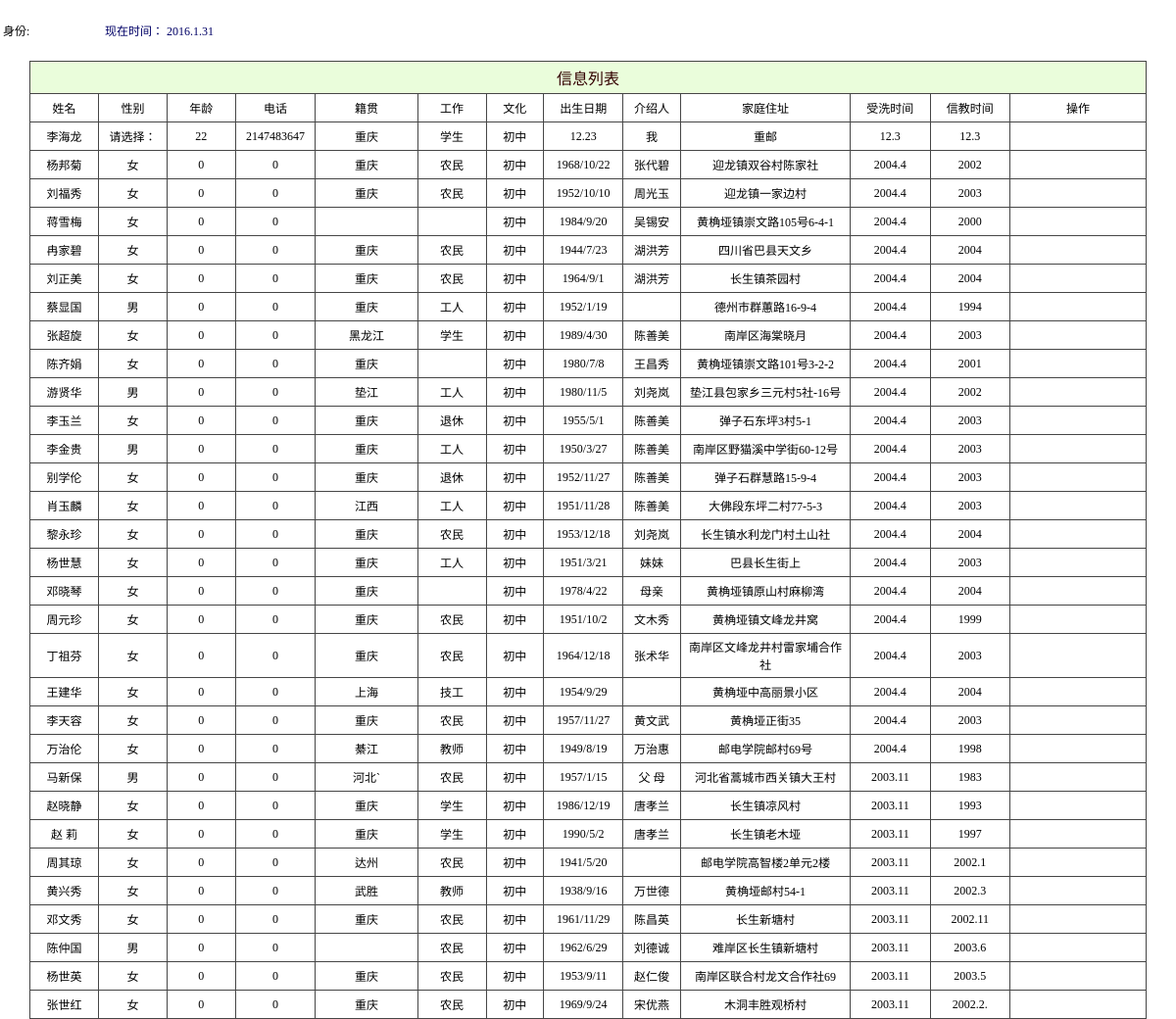
Page /admin/user_xinxi.php?wenhua=初中 on the committed database.
### tables this page shows
CREATE TABLE IF NOT EXISTS `church` (
  `Cid` int(6) NOT NULL AUTO_INCREMENT,
  `sex` varchar(10) NOT NULL,
  `age` int(3) NOT NULL,
  `birth` varchar(20) NOT NULL,
  `paster` varchar(6) NOT NULL,
  `pasterdate` varchar(12) NOT NULL,
  `believedate` varchar(12) NOT NULL,
  `pasterplace` varchar(10) NOT NULL DEFAULT '救主堂',
  `jiguan` varchar(10) NOT NULL,
  `address` varchar(30) NOT NULL,
  `tel` int(20) NOT NULL,
  `wenhua` varchar(6) NOT NULL,
  `job` varchar(6) NOT NULL,
  `deathdate` varchar(8) NOT NULL,
  `txt` varchar(20) NOT NULL,
  `introduce` varchar(5) NOT NULL,
  `name` varchar(6) NOT NULL,
  PRIMARY KEY (`Cid`)
);

### admin/user_xinxi.php (the view, shortened to what this page needs)
<?php
    $query="select * from admin where username='$_SESSION[username]'";
	$result=mysql_query($query);
    $row = mysql_fetch_array($result);
?>
<!DOCTYPE html PUBLIC "-//W3C//DTD XHTML 1.0 Transitional//EN" "http://www.w3.org/TR/xhtml1/DTD/xhtml1-transitional.dtd">
<html xmlns="http://www.w3.org/1999/xhtml">
<head>
<link href="../css/css.css" rel="stylesheet" type="text/css" />
<link href="../css/style.css" rel="stylesheet" type="text/css" />
</head>
<body>
<table width="100%" border="0" cellspacing="0" cellpadding="0">
  <tr>
    <td height="30">      <table width="100%" border="0" cellspacing="0" cellpadding="0">
        <tr>
          <td height="62" background="../images/nav04.gif">
		   <table width="428" border="0">
             <tr>
               <td width="41">身份:</td>
               <td width="55"><span class="button"><?php echo($row["list"]);?></span></td>
               <td width="318"><a href="#" onclick="sousuo()"id="navmenu">
 现在时间：
</a></td>
             </tr>
           </table></td>
        </tr>
    </table></td></tr>
  <tr>
    <td><table id="subtree1" style="DISPLAY: " width="100%" border="0" cellspacing="0" cellpadding="0">
        <tr>
          <td><table width="95%" border="0" align="center" cellpadding="0" cellspacing="0">
              <tr>
                <td height="40" class="font42">
				<table width="100%" border="0" cellpadding="4" cellspacing="1" bgcolor="#464646" class="newfont03">
				 <tr class="CTitle" >
                     <td height="22" colspan="13" align="center" class="select_tr STYLE2" style="font-size:16px">信息列表</td>
                  </tr>
                  </tr>
				  <tr bgcolor="#FFFFFF" style="text-align:center">
				    <td width="6%" height="20">姓名</td>
				    <td width="6%" >性别</td>
				    <td width="6%" >年龄</td>
				    <td width="7%">电话</td>
                    <td width="9%">籍贯</td>
                    <td width="6%">工作</td>
                    <td width="5%">文化</td>
                    <td width="7%">出生日期</td>
                    <td width="5%">介绍人</td>
                    <td width="15%">家庭住址</td>
                    <td width="7%">受洗时间</td>
                    <td width="7%">信教时间</td>
                     <td width="12%">操作</td>
				  </tr>
<?php
$xinxi=array();
$xinxi['name']=$_POST['name'];
$xinxi['sex']=$_POST['sex'];
$xinxi['wenhua']=$_REQUEST['wenhua'];
$xinxi['deathdate']=$_REQUEST['deathdate'];
$xinxi['pasterdate']=$_REQUEST['pasterdate'];
$arr=$xinxi;
foreach( $arr as $k=>$v){
    if( !$v )
        unset( $arr[$k] );
}
 $count=count($arr);
 if($count==1){
 	$OneKey =array_keys($arr);
 	$OneValue=array_values($arr);
 	$sql ="select * from church where {$OneKey[0]} like '%{$OneValue[0]}%'  order by Cid desc " ;
 }
	$result = mysql_query($sql);
while ($row = mysql_fetch_assoc($result)) {
?>
				  <tr bgcolor="#FFFFFF" style="text-align:center">
				    <td height="20"><?php echo ($row["name"]); ?></td>
				    <td ><?php echo ($row["sex"]); ?></td>
				    <td><?php echo ($row["age"]); ?></td>
                    <td><?php echo ($row["tel"]); ?></td>
                    <td><?php echo ($row["jiguan"]); ?></td>
                    <td><?php echo ($row["job"]); ?></td>
                    <td><?php echo ($row["wenhua"]); ?></td>
                    <td><?php echo ($row["birth"]); ?></td>
                    <td><?php echo ($row["introduce"]); ?></td>
                    <td><?php echo ($row["address"]); ?></td>
                    <td><?php echo ($row["pasterdate"]); ?></td>
                    <td><?php echo ($row["believedate"]); ?></td>
                    <td></td>
<?php
}
?>  </tr>
            </table>
      </table>
</table>
</body>
</html>

### css/css.css (style rules this page uses)
.newfont03 { font-family: "����"; font-size: 12px; color: #000000; text-decoration: none; }

### css/style.css (style rules this page uses)
body { margin:0px; }
html { scrollbar-face-color:#CCD0DB; scrollbar-highlight-color:#fff; scrollbar-shadow-color:#fff; scrollbar-3dlight-color:#6795B4; scrollbar-arrow-color:#20669A; scrollbar-track-color:#fff; scrollbar-darkshadow-color:#6795B4; border:0; }
html { overflow-x: hidden; overflow-y: auto; }
TD { font-size: 12px; }
a:link,a:visited { text-decoration:none; color:#006; }
.CTitle { background:#6795B4; padding:5px; text-align:left; color:#FFFFFF; font-size:13px; font-family: Verdana, Arial, Helvetica, sans-serif; }
.select_tr { background-color: #EAFDDB; }

### admin/user_xinxi.php (style rules this page uses)
html { overflow-x: auto; overflow-y: auto; border:0; }

### rows in the picture
church: name "李海龙", sex "请选择：", age "22", tel "2147483647", jiguan "重庆", job "学生", wenhua "初中", birth "12.23", introduce "我", address "重邮", pasterdate "12.3", believedate "12.3"
church: name "杨邦菊", sex "女", age "0", tel "0", jiguan "重庆", job "农民", wenhua "初中", birth "1968/10/22", introduce "张代碧", address "迎龙镇双谷村陈家社", pasterdate "2004.4", believedate "2002"
church: name "刘福秀", sex "女", age "0", tel "0", jiguan "重庆", job "农民", wenhua "初中", birth "1952/10/10", introduce "周光玉", address "迎龙镇一家边村", pasterdate "2004.4", believedate "2003"
church: name "蒋雪梅", sex "女", age "0", tel "0", wenhua "初中", birth "1984/9/20", introduce "吴锡安", address "黄桷垭镇崇文路105号6-4-1", pasterdate "2004.4", believedate "2000"
church: name "冉家碧", sex "女", age "0", tel "0", jiguan "重庆", job "农民", wenhua "初中", birth "1944/7/23", introduce "湖洪芳", address "四川省巴县天文乡", pasterdate "2004.4", believedate "2004"
church: name "刘正美", sex "女", age "0", tel "0", jiguan "重庆", job "农民", wenhua "初中", birth "1964/9/1", introduce "湖洪芳", address "长生镇茶园村", pasterdate "2004.4", believedate "2004"
church: name "蔡显国", sex "男", age "0", tel "0", jiguan "重庆", job "工人", wenhua "初中", birth "1952/1/19", address "德州市群蕙路16-9-4", pasterdate "2004.4", believedate "1994"
church: name "张超旋", sex "女", age "0", tel "0", jiguan "黑龙江", job "学生", wenhua "初中", birth "1989/4/30", introduce "陈善美", address "南岸区海棠晓月", pasterdate "2004.4", believedate "2003"
church: name "陈齐娟", sex "女", age "0", tel "0", jiguan "重庆", wenhua "初中", birth "1980/7/8", introduce "王昌秀", address "黄桷垭镇崇文路101号3-2-2", pasterdate "2004.4", believedate "2001"
church: name "游贤华", sex "男", age "0", tel "0", jiguan "垫江", job "工人", wenhua "初中", birth "1980/11/5", introduce "刘尧岚", address "垫江县包家乡三元村5社-16号", pasterdate "2004.4", believedate "2002"
church: name "李玉兰", sex "女", age "0", tel "0", jiguan "重庆", job "退休", wenhua "初中", birth "1955/5/1", introduce "陈善美", address "弹子石东坪3村5-1", pasterdate "2004.4", believedate "2003"
church: name "李金贵", sex "男", age "0", tel "0", jiguan "重庆", job "工人", wenhua "初中", birth "1950/3/27", introduce "陈善美", address "南岸区野猫溪中学街60-12号", pasterdate "2004.4", believedate "2003"
church: name "别学伦", sex "女", age "0", tel "0", jiguan "重庆", job "退休", wenhua "初中", birth "1952/11/27", introduce "陈善美", address "弹子石群慧路15-9-4", pasterdate "2004.4", believedate "2003"
church: name "肖玉麟", sex "女", age "0", tel "0", jiguan "江西", job "工人", wenhua "初中", birth "1951/11/28", introduce "陈善美", address "大佛段东坪二村77-5-3", pasterdate "2004.4", believedate "2003"
church: name "黎永珍", sex "女", age "0", tel "0", jiguan "重庆", job "农民", wenhua "初中", birth "1953/12/18", introduce "刘尧岚", address "长生镇水利龙门村土山社", pasterdate "2004.4", believedate "2004"
church: name "杨世慧", sex "女", age "0", tel "0", jiguan "重庆", job "工人", wenhua "初中", birth "1951/3/21", introduce "妹妹", address "巴县长生街上", pasterdate "2004.4", believedate "2003"
church: name "邓晓琴", sex "女", age "0", tel "0", jiguan "重庆", wenhua "初中", birth "1978/4/22", introduce "母亲", address "黄桷垭镇原山村麻柳湾", pasterdate "2004.4", believedate "2004"
church: name "周元珍", sex "女", age "0", tel "0", jiguan "重庆", job "农民", wenhua "初中", birth "1951/10/2", introduce "文木秀", address "黄桷垭镇文峰龙井窝", pasterdate "2004.4", believedate "1999"
church: name "丁祖芬", sex "女", age "0", tel "0", jiguan "重庆", job "农民", wenhua "初中", birth "1964/12/18", introduce "张术华", address "南岸区文峰龙井村雷家埔合作社", pasterdate "2004.4", believedate "2003"
church: name "王建华", sex "女", age "0", tel "0", jiguan "上海", job "技工", wenhua "初中", birth "1954/9/29", address "黄桷垭中高丽景小区", pasterdate "2004.4", believedate "2004"
church: name "李天容", sex "女", age "0", tel "0", jiguan "重庆", job "农民", wenhua "初中", birth "1957/11/27", introduce "黄文武", address "黄桷垭正街35", pasterdate "2004.4", believedate "2003"
church: name "万治伦", sex "女", age "0", tel "0", jiguan "綦江", job "教师", wenhua "初中", birth "1949/8/19", introduce "万治惠", address "邮电学院邮村69号", pasterdate "2004.4", believedate "1998"
church: name "马新保", sex "男", age "0", tel "0", jiguan "河北`", job "农民", wenhua "初中", birth "1957/1/15", introduce "父 母", address "河北省蒿城市西关镇大王村", pasterdate "2003.11", believedate "1983"
church: name "赵晓静", sex "女", age "0", tel "0", jiguan "重庆", job "学生", wenhua "初中", birth "1986/12/19", introduce "唐孝兰", address "长生镇凉风村", pasterdate "2003.11", believedate "1993"
church: name "赵 莉", sex "女", age "0", tel "0", jiguan "重庆", job "学生", wenhua "初中", birth "1990/5/2", introduce "唐孝兰", address "长生镇老木垭", pasterdate "2003.11", believedate "1997"
church: name "周其琼", sex "女", age "0", tel "0", jiguan "达州", job "农民", wenhua "初中", birth "1941/5/20", address "邮电学院高智楼2单元2楼", pasterdate "2003.11", believedate "2002.1"
church: name "黄兴秀", sex "女", age "0", tel "0", jiguan "武胜", job "教师", wenhua "初中", birth "1938/9/16", introduce "万世德", address "黄桷垭邮村54-1", pasterdate "2003.11", believedate "2002.3"
church: name "邓文秀", sex "女", age "0", tel "0", jiguan "重庆", job "农民", wenhua "初中", birth "1961/11/29", introduce "陈昌英", address "长生新塘村", pasterdate "2003.11", believedate "2002.11"
church: name "陈仲国", sex "男", age "0", tel "0", job "农民", wenhua "初中", birth "1962/6/29", introduce "刘德诚", address "难岸区长生镇新塘村", pasterdate "2003.11", believedate "2003.6"
church: name "杨世英", sex "女", age "0", tel "0", jiguan "重庆", job "农民", wenhua "初中", birth "1953/9/11", introduce "赵仁俊", address "南岸区联合村龙文合作社69", pasterdate "2003.11", believedate "2003.5"
church: name "张世红", sex "女", age "0", tel "0", jiguan "重庆", job "农民", wenhua "初中", birth "1969/9/24", introduce "宋优燕", address "木洞丰胜观桥村", pasterdate "2003.11", believedate "2002.2."
